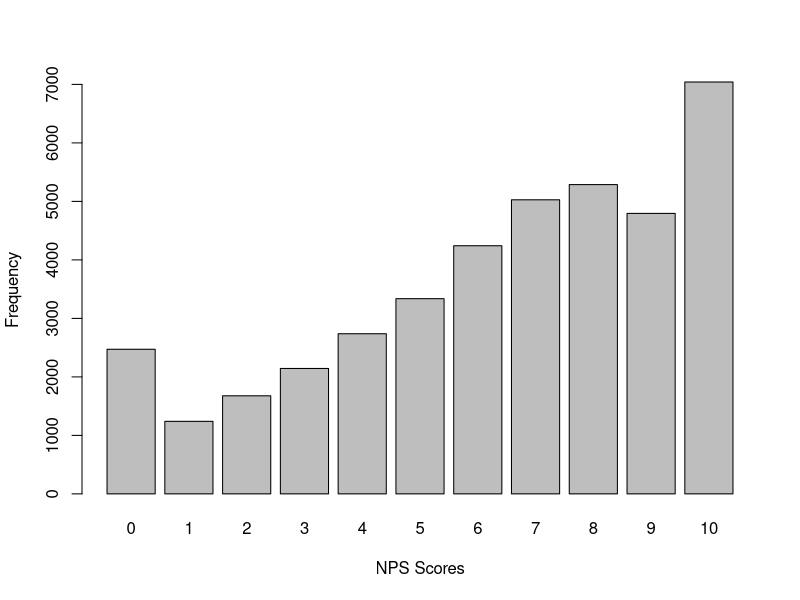
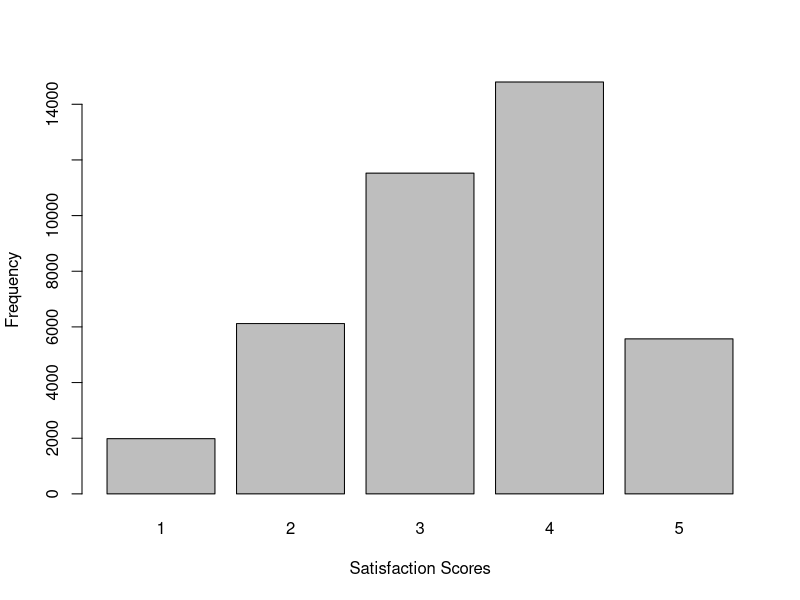

Write the R code that produced these figures, in order. (Note: this script raises an error after producing the figures.)
## ---- chunk 1
# Data handling
library(dplyr)       # Data manipulation

# Visualization
library(ggplot2)     # General plotting

# Statistical analysis
library(psych)       # Descriptive statistics
library(car)         # VIF and regression diagnostics
## ---- chunk 2

# Set seed for reproducibility
set.seed(1000)

# Define dataset size 
data.n <- 40000  # Large enough to allow subgroup analysis despite unbalanced category probabilities

# Initialize dataframe with IDs
data <- data.frame(id = factor(1:data.n))


# ------ 1. Demographic Information and Contextual Variables

# Simulate age with a log-normal distribution, capped between 15 and 90
data$age <- round(rlnorm(n = data.n, meanlog = log(40), sdlog = log(1.4)))
data$age[data$age > 90] <- 90
data$age[data$age < 15] <- 15

# Simulate gender
data$gender <- factor(sample(c("man", "woman"),
                             prob = c(0.5, 0.5),
                             replace = TRUE, size = data.n))

# Simulate reason for contacting
data$reason <- factor(sample(c("incorrect_item", "delay", "status", "cancellation", "other"),
                             prob = c(0.20, 0.30, 0.20, 0.10, 0.20),
                             replace = TRUE, size = data.n))

# Simulate contact method
data$method <- factor(sample(c("chat", "web_form", "email", "phone"),
                             prob = c(0.40, 0.10, 0.15, 0.35),
                             replace = TRUE, size = data.n))

# Simulate country (two fictional countries for anonymity)
data$country <- factor(sample(c("Drinkland", "Eatland"),
                              prob = c(0.5, 0.5),
                              replace = TRUE, size = data.n))



# ------ 3. Customer Complaints

## Complaints about connection issues
# Base probability of a connection complaint: 10%
prob_connection <- rep(0.10, data.n)
# In Drinkland, probability is doubled
prob_connection[data$country == "Drinkland"] <- prob_connection[data$country == "Drinkland"] * 2
# Ensure probability values remain within [0, 1]
prob_connection [prob_connection > 1] <- 1
prob_connection [prob_connection < 0] <- 0
# Generate binary variable based on probabilities
data$complain.connect <- rbinom(n = data.n, size = 1, prob = prob_connection)
# Check distribution across countries
with(data, prop.table(table(complain.connect, country), margin = 2))


## Complaints about slow response
# Base probability of a slow response complaint: 5%
prob_slow_response <- rep(0.05, data.n)
# Email contacts: 6x higher likelihood
prob_slow_response[data$method == "email"] <- prob_slow_response[data$method == "email"] * 6
# Chat and web_form: 3x higher likelihood
prob_slow_response[data$method %in% c("chat", "web_form")] <- prob_slow_response[data$method %in% c("chat", "web_form")] * 3
# Ensure probability values remain within [0, 1]
prob_slow_response [prob_slow_response > 1] <- 1
prob_slow_response [prob_slow_response < 0] <- 0
# Generate binary variable
data$complain.sp.respond <- rbinom(n = data.n, size = 1, prob = prob_slow_response)
# Check distribution across contact methods
with(data, prop.table(table(complain.sp.respond, method), margin = 2))


## Complaints about slow resolution
# Base probability of a slow resolution complaint: 10%
prob_slow_resolution <- rep(0.10, data.n)
# If contact is via chat and reason is incorrect_item → 5x higher likelihood
is_chat_incorrect <- data$method == "chat" & data$reason == "incorrect_item"
prob_slow_resolution[is_chat_incorrect] <- prob_slow_resolution[is_chat_incorrect] * 5
# Ensure probability values remain within [0, 1]
prob_slow_resolution [prob_slow_resolution > 1] <- 1
prob_slow_resolution [prob_slow_resolution < 0] <- 0
# Generate binary variable
data$complain.sp.solve <- rbinom(n = data.n, size = 1, prob = prob_slow_resolution)
# Check distribution by reason and method
with(data, prop.table(table(complain.sp.solve, reason, method), margin = c(2, 3)))


## Complaints about having to repeat information
# Base probability of a repetition complaint: 2%
prob_repeat_info <- rep(0.02, data.n)
# If contact reason is cancellation → 10x higher likelihood
prob_repeat_info[data$reason == "cancellation"] <- prob_repeat_info[data$reason == "cancellation"] * 10
# Ensure probability values remain within [0, 1]
prob_repeat_info [prob_repeat_info > 1] <- 1
prob_repeat_info [prob_repeat_info < 0] <- 0
# Generate binary variable
data$complain.repeat <- rbinom(n = data.n, size = 1, prob = prob_repeat_info)
# Check distribution across contact reasons
with(data, prop.table(table(complain.repeat, reason), margin = 2))


## Other types of complaints (uniform distribution)
# Constant probability of 20% for other unspecified complaints
data$complain.other <- rbinom(n = data.n, size = 1, prob = 0.20)
# Check distribution
with(data, prop.table(table(complain.other)))


# ------ 3. NPS scores

# Simulate base NPS scores assuming no complaints (mean = 9, sd = 2)
data$nps.score <- rnorm(data.n, mean = 9, sd = 2)

# Apply fixed penalties based on complaints
# -3 for connection issues
# -4 for slow response
# -6 for slow resolution
# -2 for repeated information
# -1 for other complaints
data$nps.score <- data$nps.score -
  3 * data$complain.connect -
  4 * data$complain.sp.respond -
  6 * data$complain.sp.solve -
  2 * data$complain.repeat -
  1 * data$complain.other 

# Ensure scores stay within the 0–10 range
data$nps.score[data$nps.score < 0] <- 0
data$nps.score[data$nps.score > 10] <- 10 

# Convert to integer values (using floor)
data$nps.score <- floor(data$nps.score)

# Add placeholder for open-text comments
data$open.comment <- rep("bla bla", data.n)

# Visualize score distribution
barplot(table(data$nps.score), ylab = "Frequency", xlab = "NPS Scores")
with(data, prop.table(table(data$nps.score)))

## Create NPS segments based on score values

data$nps.segment <- rep(NA_character_, data.n) # Initialize empty character variable

data$nps.segment[data$nps.score <= 6] <- "detractor" 
data$nps.segment[data$nps.score > 6 & data$nps.score < 9] <- "passive"
data$nps.segment[data$nps.score >= 9] <- "promoter" # Assign segment based on score range

data$nps.segment <- factor(data$nps.segment, levels = c("detractor", "passive", "promoter")) # Convert to factor

# Step 4: Check distribution across NPS segments
with(data, prop.table(table(nps.segment)))


#------ Satisfaction scores (1 to 5 scale)

# Generate satisfaction scores based on NPS
# We use a normal distribution centered at 3, with some variability (sd = 0.5)
# and add a scaled component based on NPS to simulate a positive relationship.
data$satisfaction <- floor(
  rnorm(data.n, mean = 3, sd = 0.5) + 
  0.9 * (1 + as.numeric(scale(data$nps.score)))
)

# Ensure scores stay within the 1–5 range
data$satisfaction[data$satisfaction < 1] <- 1
data$satisfaction[data$satisfaction > 5] <- 5

# Visualize the distribution
barplot(table(data$satisfaction), xlab = "Satisfaction Scores", ylab = "Frequency")
with(data, prop.table(table(satisfaction)))

# Check correlation with NPS scores (Spearman method)
with(data, cor(nps.score, satisfaction, method = "spearman"))

# Set satisfaction to missing for Drinkland
data$satisfaction[data$country == "Drinkland"] <- NA_real_

# Set satisfaction to missing for email and web_form contacts
data$satisfaction[data$method %in% c("email", "web_form")] <- NA_real_

# Introduce 10% additional random missingness among remaining valid values
na_randomizer <- sample(
  c(0, 1),
  size = sum(!is.na(data$satisfaction)),
  replace = TRUE,
  prob = c(0.1, 0.9)
) # Create a random vector (0 = missing, 1 = keep) for non-NA entries
data$satisfaction[which(!is.na(data$satisfaction))[na_randomizer == 0]] <- NA_real_ # Apply randomizer
with(data, prop.table(table(is.na(satisfaction), method, country), margin = 2:3)) # Check final distribution

#Check the results for the whole dataset
str(data)
summary(data)

## ---- chunk 3
# Import the image of the mosaic graph about the predicted detractors across contextual factors
knitr::include_graphics("Predicted.Detractors.png")

## ---- chunk 4

# Specify the sample sizes for both samples
sample.n <- 200

# Sample 1: Cases of chat attending incorrect items
subset_chat_incorrect<- data[data$reason == "incorrect_item" & data$method == "chat", ]
subset1.rows <- nrow(subset_chat_incorrect)
sample_chat_incorrect <- subset_chat_incorrect[sample(1:subset1.rows, sample.n), ]
sample_chat_incorrect$condition <- "chat_incorrect_item"

#Sample 2: Cases of chat attending other issues
subset_chat_other <- data[!(data$reason == "incorrect_item") & data$method == "chat", ]
subset2.rows <- nrow(subset_chat_other)
sample_chat_other <- subset_chat_other[sample(1:subset2.rows, sample.n), ]
sample_chat_other$condition <- "chat_other_issues"

#Bind together the two samples in a dataset
data.ch.i <- bind_rows(sample_chat_incorrect, sample_chat_other)
data.ch.i$condition <- factor(data.ch.i$condition)
#Check the final sample
summary(data.ch.i)

## ---- chunk 5

f.prop.2f <- function(my.data, my.dv.list, my.factor1, my.factor2){
  
  # Initialize an empty list to store the sampled subsets from each stratum.
  results <- list() 
  
  # Initialize a counter for indexing elements in the 'results' list.
  p <- 1 
  
  # Obtain the levels of the factors
  f1.levels <- unique (my.data[[my.factor1]])
  f2.levels <- unique (my.data[[my.factor2]])
  
  #Create a loop for each dv and for each level of the factors
    for (dv in my.dv.list){
      for (lf1 in f1.levels){
        for(lf2 in f2.levels){
          
          # Extract the vector, successes and number of cases
          current.vector <- my.data[my.data[[my.factor1]]==lf1 & my.data[[my.factor2]]==lf2, dv]
          current.vector.c <- as.numeric(current.vector[!is.na(current.vector)]) #cleaning missing cases
          n <- length(current.vector.c) # number of cases in the vector
          s <- length(current.vector.c[current.vector.c == 1]) # number of cases satisfying the condition
          
          # Calculate proportions and their 95% CI
          if(n > 0){
            proportion <- s / n #calculating proportions
            binomial.test <- binom.test (s, n) # binomial test to calculate 95% CI of the proportions
            ci_lower <- binomial.test$conf.int[1] #extracting the lower limit of the CI
            ci_upper <- binomial.test$conf.int[2] #extracting the upper limit of the CI    
          }else{
            proportion <- NA
            ci_lower <- NA
            ci_upper <- NA
          }

          # Save the results in a named vector
          results [[p]] <- data.frame(dep.variable = dv, factor1 = lf1, factor2 = lf2, percentage = proportion * 100, 
                           ci_lower.perc = ci_lower * 100, ci_upper.perc = ci_upper * 100, stringsAsFactors = FALSE)
          p <- p + 1 
          
        } # close the loop for factor 2
      } # close the loop for factor 1
    } # close the loop for the dv

  #Combine the results in a dataframe and convert outcomes to numeric columns
  results.df <- (do.call(rbind, results))
  rownames(results.df) <- NULL

  #Return the dataframe
  return(results.df)
}

## ---- chunk 6
#Indicate the dependent variables  in a vector
dv.variables <- c("complain.connect", "complain.sp.respond",  "complain.sp.solve", "complain.repeat", "complain.other")

# Apply the function
prop.df <- f.prop.2f (my.data = data.ch.i , my.dv.list = dv.variables, my.factor1 = "condition", my.factor2 = "country")

#Check if the proportions are as expected
table.connect <- with(data.ch.i, table(complain.connect, condition, country))
prop.connect <-  prop.table(table.connect, margin = 2:3)
prop.connect # to check the results with prop.table results
prop.df # to see the results
## ---- chunk 7

# Setting the order of the complaints variables
prop.df$dep.variable <- factor(prop.df$dep.variable, levels = c("complain.connect", "complain.repeat", "complain.sp.respond", "complain.sp.solve", "complain.other"))

# Titles for each faceted graph representing a type of complaint
custom_titles <- c(
  complain.connect   = "Connection Problems",
  complain.repeat     = "Need to Repeat Information",
  complain.sp.respond = "Slow Responses",
  complain.sp.solve   = "Slow Resolution",
  complain.other      = "Other Complaints"
)

# Plotting the bar graph
ggplot(prop.df, aes(x = factor1, y = percentage, fill = factor2)) +
  geom_col(position = position_dodge(width = 0.8), width = 0.7) +
  geom_errorbar(
    aes(ymin = ci_lower.perc, ymax = ci_upper.perc),
    position = position_dodge(width = 0.8),
    width = 0.2
  ) +
  facet_wrap(~ dep.variable, 
             scales = "fixed", 
             axes = "all", 
             labeller = labeller(dep.variable = custom_titles)) +
  labs(
    y = "% of Complaints",
    fill = "Country",
    title = "% of Chat Complaints by Issue Type"
  ) +
  scale_x_discrete(labels = c ("incorrect item", "other issue")) +
  ylim(0, 100) +  
  geom_text(
    aes(label = paste0(round(percentage, 0), "%")),         # label with percentage rounded
    position = position_dodge(width = 0.8),   # match the dodge of bars
    vjust = -3,                             # slightly above the bar
    size = 2.5                                # text size
  ) +
  theme_minimal(base_size = 12) +
  theme(
    axis.title.x = element_blank(),
    legend.position = c(1, 0),
    legend.justification = c("right", "bottom"),
    legend.title = element_text(size = 10, face = "bold"),
    legend.text  = element_text(size = 10),
    panel.spacing = unit(1, "lines"),
    plot.title = element_text(hjust = 0.5, face = "bold"),
    strip.text = element_text(face = "bold"),
    axis.text.x = element_text(angle = 0, vjust = 0, hjust = 0.5),  
    plot.margin = margin(10, 5, 10, 5)
  )

## ---- chunk 8
# Specify other issues as the reference level for the condition variable
data.ch.i$condition <- factor(data.ch.i$condition, levels = c("chat_other_issues", "chat_incorrect_item"))

##-- Models for different type of complaints

# Logistic model to predict connection complaints
m.connect <- glm(complain.connect ~ condition + country, data = data.ch.i, family = binomial)
summary(m.connect)

# Logistic model to predict complaints about the need to repeat information
m.repeat <- glm(complain.repeat ~ condition + country, data = data.ch.i, family = binomial)
summary(m.repeat)

# Logistic model to predict slow response complaints
m.respond <- glm(complain.sp.respond ~ condition + country, data = data.ch.i, family = binomial)
summary(m.respond)

# Logistic model to predict slow resolution complaints
m.solve <- glm(complain.sp.solve ~ condition + country, data = data.ch.i, family = binomial)
summary(m.solve)

# Logistic model to predict other complaints
m.other <- glm(complain.other ~ condition + country, data = data.ch.i, family = binomial)
summary(m.other)

## ---- chunk 9
##-- Models for different type of complaints, including interaction tests

# Logistic model to predict connection complaints
m.connect.i <- glm(complain.connect ~ condition * country, data = data.ch.i, family = binomial)
summary(m.connect.i)

# Logistic model to predict complaints about the need to repeat information
m.repeat.i <- glm(complain.repeat ~ condition * country, data = data.ch.i, family = binomial)
summary(m.repeat.i)

# Logistic model to predict slow response complaints
m.respond.i <- glm(complain.sp.respond ~ condition * country, data = data.ch.i, family = binomial)
summary(m.respond.i)

# Logistic model to predict slow resolution complaints
m.solve.i <- glm(complain.sp.solve ~ condition * country, data = data.ch.i, family = binomial)
summary(m.solve.i)

# Logistic model to predict other complaints
m.other.i <- glm(complain.other ~ condition * country, data = data.ch.i, family = binomial)
summary(m.other.i)

## ---- chunk 10

# Binomial model to predict slow resolution complaints excluding the non-significant factors 
m.solve2 <- glm(complain.sp.solve ~ condition, data = data.ch.i, family = binomial)
summary(m.solve2)

# Compare the models with and without the country factor
anova(m.solve2, m.solve, test = "Chisq")

## ---- chunk 11

#####
# Design Matrix for Predictions
#####

# Extract the factor names from the model, with and without the intercept--- no editions needed
f.names.interc <- names(coef(m.solve2))
f.names <- f.names.interc[-1]

# Create a matrix with 1s on the diagonal (each case represents one factor set to 1) --- no editions needed
my.matrix.df <- as.data.frame(diag(length(f.names.interc)))
my.matrix.df[, 1] <- f.names.interc
names(my.matrix.df) <- c("case", f.names)


# Ensure factor variables match the dataset format. ---editions needed for our factor condition
names(my.matrix.df)[names(my.matrix.df) == "conditionchat_incorrect_item"] <- "condition"
my.matrix.df$condition[my.matrix.df$condition == 1] <- "chat_incorrect_item"
my.matrix.df$condition[my.matrix.df$condition == 0] <- "chat_other_issues"
my.matrix.df$condition <- as.factor(my.matrix.df$condition)

# Quick check of the structure --- no editions needed
str(my.matrix.df)
my.matrix.df



## ---- chunk 12
#####
#Function to obtain key interpretation metrics for a binomial logistic model
#####


f.metrics.binomial <- function(my.model, my.matrix){
  
  #--------1. Preliminary Checks: 
  
  # Making sure the model is glm binomial
  if (!inherits(my.model, "glm") || my.model$family$family != "binomial") {
    stop("The function requires a binomial model.")
  }
  
  
  #--------2. Odds Ratios
  
  # Obtaining the coefficients and confidence intervals
  coefs <- coef(my.model)
  ci <- confint(my.model)
  intercept <- coefs[1]
  
  # Exponentiation of the coefficients and their CIs to obtain odds ratios
  or <- exp(coefs)
  or_ci <- exp(ci)
  
  
  #--------3. Relative Probabilities (Risk Ratios)
  
  # Calculating the base probability from the intercept
  p0 <- or[1] / (1 + or[1])
  
  # Obtaining relative probabilities from risk ratios and base probability
  rp <- or / ((1 - p0) + (p0 * or))
  rp_ci_low <- or_ci[, 1] / ((1 - p0) + (p0 * or_ci[, 1]))
  rp_ci_high <- or_ci[, 2] / ((1 - p0) + (p0 * or_ci[, 2]))
  
  
  #--------4. Predicted Proportions
  
  # Extract log-odds and their sd for the individual presence of the factors (using the specified matrix)
  pred <- predict(my.model, newdata = my.matrix, type = "link", se.fit = TRUE)

  #Calculate confidence intervals in log-odds
  lower_logit <- pred$fit - 1.96 * pred$se.fit
  upper_logit <- pred$fit + 1.96 * pred$se.fit

  #Specify a function to transform log-odds to probabilities
  f.inv_logit <- function(x) {1 / (1 + exp(-x))}
  
  #Apply the function to the log-odds and the limits of their ci
  predicted_prob <- f.inv_logit(pred$fit) # Predicted probabilities
  lower_predicted_prob <- f.inv_logit(lower_logit) # Lower limit of CI for predicted probabilities
  upper_predicted_prob <- f.inv_logit(upper_logit) # Upper limit of CI for predicted probabilities

  
  #--------5. Differences in Predicted Probabilities via Bootstrap

  # Simulate a distribution of log-odds, for example with 10000 cases
  set.seed(123)
  simulated_log_odds <- as.data.frame(matrix(
  rnorm(10000 * length(pred$fit), mean = pred$fit, sd = pred$se.fit),
  ncol = length(pred$fit), byrow = TRUE
  ))

  # Transform logg-odds to expected probabilities (using the formula specified above)
  simulated_probs <- f.inv_logit(simulated_log_odds)

  # Calculate differences from the first column, which correspond to the intercept probabilities
  diffs <- apply(simulated_probs, 2, function(col){
  col - simulated_probs[[1]]
  })

  # Calculate the means of the differences and 95% CI with percentiles
  prob_diff <- colMeans(diffs)
  lower_prob_diff  <- apply(diffs, 2, quantile, probs = 0.025)
  upper_prob_diff <- apply(diffs, 2, quantile, probs = 0.975)
  
  
  #-------- 6. Combine Results
  
  results <- data.frame(
    Term = names(rp),
    Prediction = as.numeric(predicted_prob)*100,
    Lower_Prediction = as.numeric(lower_predicted_prob)*100,
    Upper_Prediction = as.numeric(upper_predicted_prob)*100,
    Predicted_Change = as.numeric(prob_diff)*100,
    Lower_Predicted_Change = as.numeric(lower_prob_diff)*100,
    Upper_Predicted_Change = as.numeric(upper_prob_diff)*100,
    Relative_Probability = as.numeric(rp),
    Lower_Relative_Probability = as.numeric(rp_ci_low),
    Upper_Relative_Probability = as.numeric(rp_ci_high),
    Odds_Ratio = as.numeric(or),
    Lower_Odds_Ratio = as.numeric(or_ci[,1]),
    Upper_Odds_Ratio = as.numeric(or_ci[,2])
)
  
  # Remove meaningless metrics for intercept
  results[1, c("Predicted_Change",
             "Lower_Predicted_Change",
             "Upper_Predicted_Change",
             "Relative_Probability",
             "Lower_Relative_Probability",
             "Upper_Relative_Probability",
             "Odds_Ratio",
             "Lower_Odds_Ratio",
             "Upper_Odds_Ratio")] <- NA_real_

  
  # Return the results
  return(results)
}


## ---- chunk 13
# Apply the function to the final binomial model
m.solve2.metrics.df <- f.metrics.binomial(m.solve2, my.matrix.df)

# Display the resulting metrics
m.solve2.metrics.df

## ---- chunk 14

# Add descriptive labels for each factor
m.solve2.metrics.df$Label <- NA_character_
m.solve2.metrics.df$Label[m.solve2.metrics.df$Term == "(Intercept)"] <- 
  "Baseline: Other Issues"
m.solve2.metrics.df$Label[m.solve2.metrics.df$Term == "conditionchat_incorrect_item"] <- 
  "Incorrect Item Issues"


# Create the dot-and-whisker plot for the predictions
ggplot(m.solve2.metrics.df, aes(x = Prediction, 
                    y = reorder(Label, Prediction))) +
  geom_vline(xintercept = 0, linetype = "dashed", color = "darkgrey") +
  geom_errorbarh(aes(xmin = Lower_Prediction, xmax = Upper_Prediction), height = 0.2) +
  geom_point(size = 3) +
    geom_text(aes(label = paste(round(Prediction,1), "%")), 
            vjust = -1, size = 3.5) + 
  labs(
    title = "Expected Chat Complaints By Issue Attended",
    x = "% of Complaints",
    y = "Issue Type"
  ) +
  theme_minimal() +
  theme(plot.title = element_text(hjust = 0.5, face = "bold"))

## ---- chunk 15

# Save the levels for the specific problems in slow resolution complaints
levels.sp.solve <- c("difficulties_loading_photos", "slow_information_check", "unespecific")

# Create an empty variable to code the specific problems in slow resolution complaints
data.ch.i$sp.solve.problem <- NA_character_

# -- Data simulation for cases experiencing incorrect item issues and complaining about slow resolution
# Create the subset
subset.ii <- data.ch.i[data.ch.i$condition == "chat_incorrect_item" & data.ch.i$complain.sp.solve == 1, ]
# Save the n of the subset
n.subset.ii <- nrow(subset.ii)
# Introduce values for the specific problems in slow resolution complaints
subset.ii$sp.solve.problem <- sample(x = levels.sp.solve, size = n.subset.ii, replace = TRUE, prob = c(.70, .20, .10))

# -- Data simulation for cases experiencing other issues and complaining about slow resolution
# Create the subset
subset.oi <- data.ch.i[data.ch.i$condition == "chat_other_issues" & data.ch.i$complain.sp.solve == 1, ]
# Save the n of the subset
n.subset.oi <- nrow(subset.oi)
# Introduce values for the specific problems in slow resolution complaints
subset.oi$sp.solve.problem <- sample(x = levels.sp.solve, size = n.subset.oi, replace = TRUE, prob = c(0.06, .64, .30))

# -- Data simulation for cases not complaining about slow resolution
# Create the subset
subset.no.c <- data.ch.i[data.ch.i$complain.sp.solve == 0, ]
# Introduce values, specifying no complains of slow resolution
subset.no.c$sp.solve.problem <- "no complaints about resolution"

# Group again the subsets
data.ch.i <- bind_rows(subset.ii, subset.oi, subset.no.c)

# Display distribution of coded problems by condition
with(data.ch.i, table(sp.solve.problem, complain.sp.solve, condition))



## ---- chunk 16
library(ggplot2)
library(RColorBrewer)

ggplot(prop.df, aes(x = factor1, y = percentage, fill = factor2)) +
  geom_col(position = position_dodge(width = 0.8), width = 0.7) +
  geom_errorbar(
    aes(ymin = ci_lower.perc, ymax = ci_upper.perc),
    position = position_dodge(width = 0.8),
    width = 0.2
  ) +
  geom_text(
    aes(label = sprintf("%.1f%%", percentage)),
    position = position_dodge(width = 0.8),
    vjust = -0.5,
    size = 3
  ) +
  facet_wrap(~ dep.variable, scales = "free_y") +
  scale_fill_brewer(palette = "Set2") +
  labs(
    x = "Método",
    y = "Porcentaje (%)",
    fill = "Razón de queja",
    title = "Porcentajes e IC 95% por variable dependiente, método y razón"
  ) +
  theme_minimal(base_size = 12) +
  theme(
    plot.title = element_text(hjust = 0.5, face = "bold"),
    strip.text = element_text(face = "bold"),
    legend.position = "bottom"
  )


## ---- chunk 17
library(ggplot2)
library(RColorBrewer)

ggplot(prop.df, aes(x = factor1, y = percentage, fill = factor2)) +
  geom_col(position = position_dodge(width = 0.8), width = 0.7) +
  geom_errorbar(
    aes(ymin = ci_lower.perc, ymax = ci_upper.perc),
    position = position_dodge(width = 0.8),
    width = 0.2
  ) +
  geom_text(
    aes(label = sprintf("%.1f%%", percentage)),
    position = position_dodge(width = 0.8),
    vjust = -0.5,
    size = 3
  ) +
  facet_wrap(~ dep.variable, scales = "free_y") +
  scale_fill_brewer(palette = "Set2") +
  labs(
    x = "Método",
    y = "Porcentaje (%)",
    fill = "Razón de queja",
    title = "Porcentajes e IC 95% por variable dependiente, método y razón"
  ) +
  theme_minimal(base_size = 12) +
  theme(
    plot.title = element_text(hjust = 0.5, face = "bold"),
    strip.text = element_text(face = "bold"),
    legend.position = "bottom",
    axis.text.x = element_text(angle = 45, hjust = 1)
  )


## ---- chunk 18


ggplot(prop.df, aes(x = factor1, y = percentage, fill = factor2)) +
  geom_col(position = position_dodge(width = 0.8), width = 0.7) +
  geom_errorbar(
    aes(ymin = ci_lower.perc, ymax = ci_upper.perc),
    position = position_dodge(width = 0.8),
    width = 0.2
  ) +
  geom_text(
    aes(label = sprintf("%.1f%%", percentage)),
    position = position_dodge(width = 0.8),
    hjust = -0.7,  # en horizontal cambiamos de vjust -> hjust
    size = 3
  ) +
  facet_wrap(~ dep.variable, scales = "free_y") +
  scale_fill_brewer(palette = "Set2") +
  labs(
    x = "Método",
    y = "Porcentaje (%)",
    fill = "Razón de queja",
    title = "Porcentajes e IC 95% por variable dependiente, método y razón"
  ) +
  theme_minimal(base_size = 12) +
  theme(
    plot.title = element_text(hjust = 0.5, face = "bold"),
    strip.text = element_text(face = "bold"),
    legend.position = "bottom"
  ) +
  coord_flip()


## ---- chunk 19

